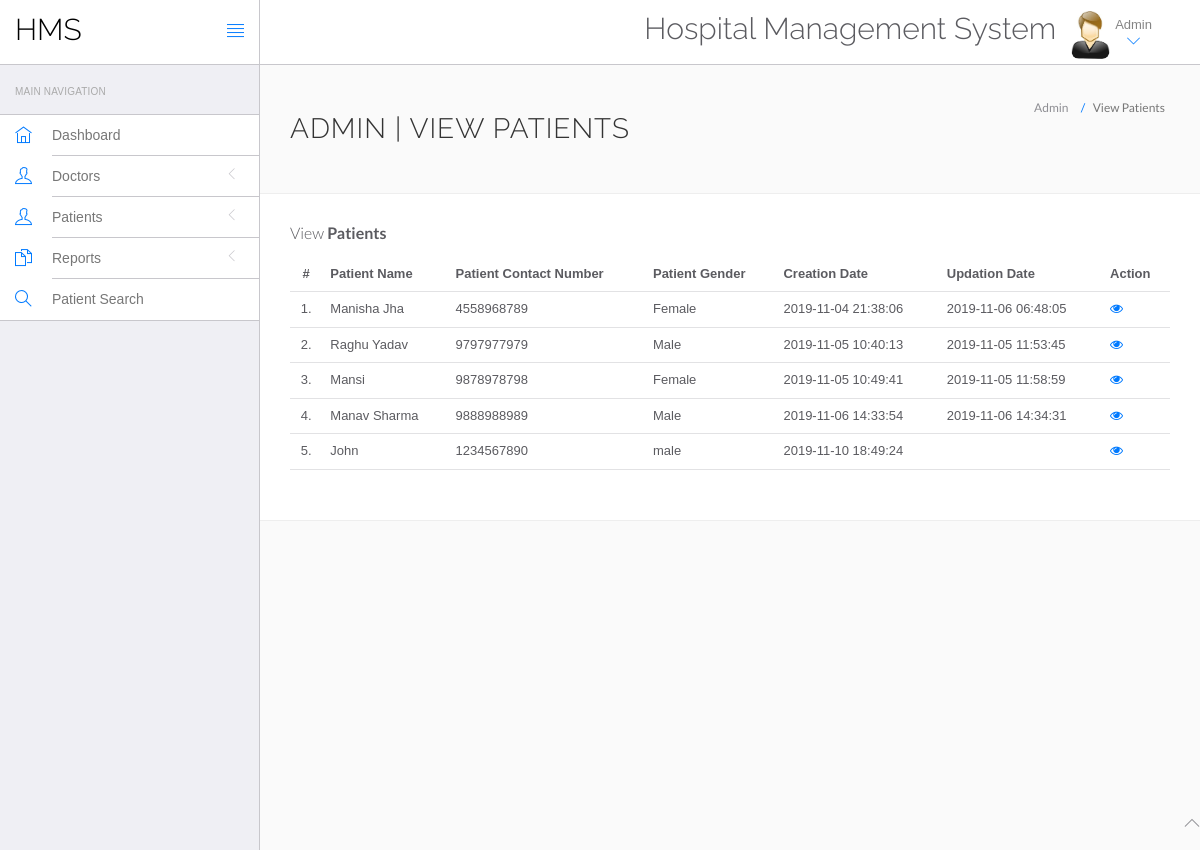
Page /admin/manage-patient.php (signed in) on the earlier database version.
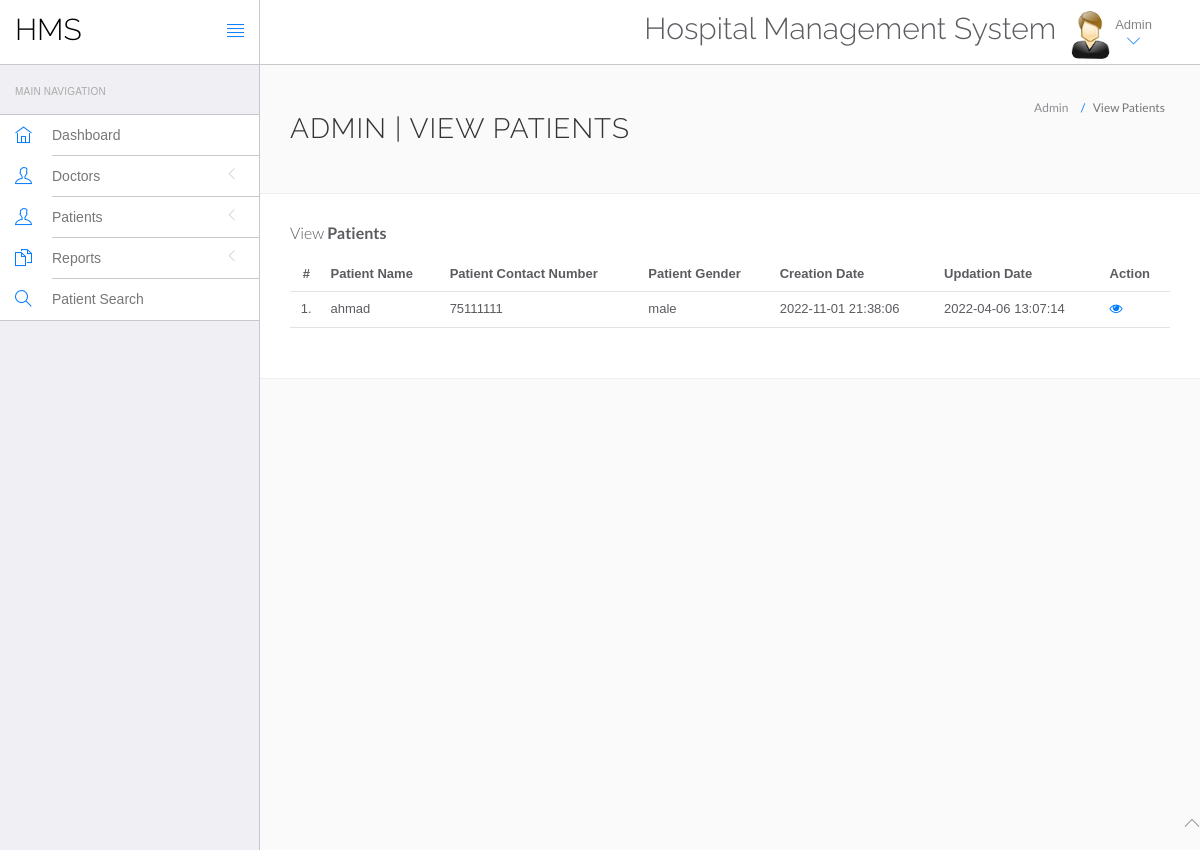
Same page on the later database version.
### tables this page shows
CREATE TABLE `tblpatient` (
  `ID` int(10) NOT NULL,
  `Docid` int(10) DEFAULT NULL,
  `PatientName` varchar(200) DEFAULT NULL,
  `PatientContno` bigint(10) DEFAULT NULL,
  `PatientEmail` varchar(200) DEFAULT NULL,
  `PatientGender` varchar(50) DEFAULT NULL,
  `PatientAdd` mediumtext DEFAULT NULL,
  `PatientAge` int(10) DEFAULT NULL,
  `PatientMedhis` mediumtext DEFAULT NULL,
  `CreationDate` timestamp NULL DEFAULT current_timestamp(),
  `UpdationDate` timestamp NULL DEFAULT NULL ON UPDATE current_timestamp()
);

### admin/manage-patient.php (the view, shortened to what this page needs)
<?php
include('../connection/connect.php');
?>
<!DOCTYPE html>
<html lang="en">
	<head>
		<link rel="stylesheet" href="vendor/bootstrap/css/bootstrap.min.css">
		<link rel="stylesheet" href="vendor/fontawesome/css/font-awesome.min.css">
		<link rel="stylesheet" href="vendor/themify-icons/themify-icons.min.css">
		<link href="vendor/animate.css/animate.min.css" rel="stylesheet" media="screen">
		<link href="vendor/perfect-scrollbar/perfect-scrollbar.min.css" rel="stylesheet" media="screen">
		<link href="vendor/switchery/switchery.min.css" rel="stylesheet" media="screen">
		<link href="vendor/bootstrap-touchspin/jquery.bootstrap-touchspin.min.css" rel="stylesheet" media="screen">
		<link href="vendor/select2/select2.min.css" rel="stylesheet" media="screen">
		<link href="vendor/bootstrap-datepicker/bootstrap-datepicker3.standalone.min.css" rel="stylesheet" media="screen">
		<link href="vendor/bootstrap-timepicker/bootstrap-timepicker.min.css" rel="stylesheet" media="screen">
		<link rel="stylesheet" href="assets/css/styles.css">
		<link rel="stylesheet" href="assets/css/plugins.css">
		<link rel="stylesheet" href="assets/css/themes/theme-1.css" id="skin_color" />
	</head>
	<body>
		<div id="app">
<?php include('include/sidebar.php');?>
<div class="app-content">
<?php include('include/header.php');?>
<div class="main-content" >
<div class="wrap-content container" id="container">
<section id="page-title">
<div class="row">
<div class="col-sm-8">
<h1 class="mainTitle">Admin | View Patients</h1>
</div>
<ol class="breadcrumb">
<li>
<span>Admin</span>
</li>
<li class="active">
<span>View Patients</span>
</li>
</ol>
</div>
</section>
<div class="container-fluid container-fullw bg-white">
<div class="row">
<div class="col-md-12">
<h5 class="over-title margin-bottom-15">View <span class="text-bold">Patients</span></h5>
<table class="table table-hover" id="sample-table-1">
<thead>
<tr>
<th class="center">#</th>
<th>Patient Name</th>
<th>Patient Contact Number</th>
<th>Patient Gender </th>
<th>Creation Date </th>
<th>Updation Date </th>
<th>Action</th>
</tr>
</thead>
<tbody>
<?php
$sql=mysqli_query($con,"select * from tblpatient");
$cnt=1;
while($row=mysqli_fetch_array($sql))
{
?>
<tr>
<td class="center"><?php echo $cnt;?>.</td>
<td class="hidden-xs"><?php echo $row['PatientName'];?></td>
<td><?php echo $row['PatientContno'];?></td>
<td><?php echo $row['PatientGender'];?></td>
<td><?php echo $row['CreationDate'];?></td>
<td><?php echo $row['UpdationDate'];?>
</td>
<td>
<a href="view-patient.php?viewid=<?php echo $row['ID'];?>"><i class="fa fa-eye"></i></a>
</td>
</tr>
<?php
$cnt=$cnt+1;
 }?></tbody>
</table>
</div>
</div>
</div>
</div>
</div>
</div>
</div>
	<?php include('include/footer.php');?>
	</body>
</html>

### admin/include/sidebar.php (shortened to what this page needs)
<div class="sidebar app-aside" id="sidebar">
				<div class="sidebar-container perfect-scrollbar">
<nav>
						<div class="navbar-title">
							<span>Main Navigation</span>
						</div>
						<ul class="main-navigation-menu">
							<li>
								<a href="dashboard.php">
									<div class="item-content">
										<div class="item-media">
											<i class="ti-home"></i>
										</div>
										<div class="item-inner">
											<span class="title"> Dashboard </span>
										</div>
									</div>
								</a>
							</li>
							<li>
								<a href="javascript:void(0)">
									<div class="item-content">
										<div class="item-media">
											<i class="ti-user"></i>
										</div>
										<div class="item-inner">
											<span class="title"> Doctors </span><i class="icon-arrow"></i>
										</div>
									</div>
								</a>
								</li>
								<li>
								<a href="javascript:void(0)">
									<div class="item-content">
										<div class="item-media">
											<i class="ti-user"></i>
										</div>
										<div class="item-inner">
											<span class="title"> Patients </span><i class="icon-arrow"></i>
										</div>
									</div>
								</a>
								</li>
				<li>
								<a href="javascript:void(0)">
									<div class="item-content">
										<div class="item-media">
											<i class="ti-files"></i>
										</div>
										<div class="item-inner">
											<span class="title"> Reports </span><i class="icon-arrow"></i>
										</div>
									</div>
								</a>
								</li>
																<li>
								<a href="patient-search.php">
									<div class="item-content">
										<div class="item-media">
											<i class="ti-search"></i>
										</div>
										<div class="item-inner">
											<span class="title"> Patient Search </span>
										</div>
									</div>
								</a>
							</li>
						</ul>
					</nav>
					</div>
			</div>

### admin/include/header.php (shortened to what this page needs)
<header class="navbar navbar-default navbar-static-top">
					<div class="navbar-header">
						<a class="navbar-brand" href="#">
							<h2 style="padding-top:20%; color:#000 ">HMS</h2>
						</a>
						<a href="#" class="sidebar-toggler pull-right visible-md visible-lg" data-toggle-class="app-sidebar-closed" data-toggle-target="#app">
							<i class="ti-align-justify"></i>
						</a>
					</div>
					<div class="navbar-collapse collapse">
						<ul class="nav navbar-right">
								<li  style="padding-top:2% ">
								<h2>Hospital Management System</h2>
							</li>
							<li class="dropdown current-user">
								<a href class="dropdown-toggle" data-toggle="dropdown">
									<img src="assets/images/images.jpg" > <span class="username">
			Admin
									<i class="ti-angle-down"></i></i></span>
								</a>
							</li>
						</ul>
					</div>
				</header>

### admin/include/footer.php
<footer>
	<div class="footer-inner">
		<div class="pull-left">
			&copy; <span class="current-year"></span><span class="text-bold text-uppercase"> HMS</span>. <span>All rights reserved</span>
		</div>
		<div class="pull-right">
			<span class="go-top"><i class="ti-angle-up"></i></span>
		</div>
	</div>
</footer>

### admin/assets/css/plugins.css (style rules this page uses)
.perfect-scrollbar { overflow-y: hidden !important; }

### admin/assets/css/themes/theme-1.css (style rules this page uses)
body { background: #FAFAFA; }
header .navbar-header { background: #ffffff !important; border-right-color: #c8c7cc !important; border-bottom-color: #c8c7cc !important; }
header .navbar-header .sidebar-toggler, header .navbar-header .sidebar-mobile-toggler { color: #007aff !important; }
header .navbar-header .navbar-brand { color: #777 !important; }
header .navbar-collapse { background: #ffffff !important; border-bottom-color: #c8c7cc !important; box-shadow: none !important; }
header .navbar-collapse .navbar-right > li > a { color: #777; }
header .navbar-collapse .navbar-right > li > a i { color: #007aff !important; }
#sidebar { background: #EFEFF4 !important; }
#sidebar:before { border-right-width: "1px" !important; border-right-style: solid; border-right-color: #c8c7cc !important; }
#sidebar nav { border-right-width: "1px" !important; border-right-style: solid; border-right-color: #c8c7cc !important; }
#sidebar nav .navbar-title { color: #aaaaaa; }
#sidebar nav > ul { background: #ffffff !important; border-bottom-color: #c8c7cc !important; border-top-color: #c8c7cc !important; }
#sidebar nav > ul > li > a .item-media > i { color: #007aff !important; }
#sidebar nav > ul > li > a .item-inner { color: #777 !important; border-bottom-color: #c8c7cc; }

Differences in the rows shown:
removed tblpatient: PatientName "Manisha Jha", PatientContno "4558968789", PatientGender "Female", CreationDate "2019-11-04 21:38:06", UpdationDate "2019-11-06 06:48:05"
removed tblpatient: PatientName "Raghu Yadav", PatientContno "9797977979", PatientGender "Male", CreationDate "2019-11-05 10:40:13", UpdationDate "2019-11-05 11:53:45"
removed tblpatient: PatientName "Mansi", PatientContno "9878978798", PatientGender "Female", CreationDate "2019-11-05 10:49:41", UpdationDate "2019-11-05 11:58:59"
removed tblpatient: PatientName "Manav Sharma", PatientContno "9888988989", PatientGender "Male", CreationDate "2019-11-06 14:33:54", UpdationDate "2019-11-06 14:34:31"
removed tblpatient: PatientName "John", PatientContno "1234567890", PatientGender "male", CreationDate "2019-11-10 18:49:24"
added tblpatient: PatientName "ahmad", PatientContno "75111111", PatientGender "male", CreationDate "2022-11-01 21:38:06", UpdationDate "2022-04-06 13:07:14"
